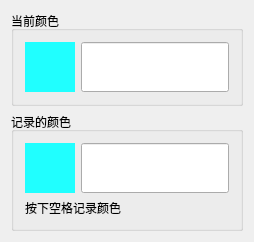
<?xml version="1.0" encoding="UTF-8"?>
<ui version="4.0">
 <class>Widget</class>
 <widget class="QWidget" name="Widget">
  <property name="geometry">
   <rect>
    <x>0</x>
    <y>0</y>
    <width>254</width>
    <height>235</height>
   </rect>
  </property>
  <property name="windowTitle">
   <string>Widget</string>
  </property>
  <layout class="QVBoxLayout" name="verticalLayout">
   <item>
    <widget class="QGroupBox" name="groupBox_2">
     <property name="title">
      <string>当前颜色</string>
     </property>
     <layout class="QHBoxLayout" name="horizontalLayout">
      <item>
       <widget class="QLabel" name="label_color">
        <property name="sizePolicy">
         <sizepolicy hsizetype="Fixed" vsizetype="Fixed">
          <horstretch>0</horstretch>
          <verstretch>0</verstretch>
         </sizepolicy>
        </property>
        <property name="minimumSize">
         <size>
          <width>50</width>
          <height>50</height>
         </size>
        </property>
        <property name="maximumSize">
         <size>
          <width>50</width>
          <height>50</height>
         </size>
        </property>
        <property name="autoFillBackground">
         <bool>false</bool>
        </property>
        <property name="styleSheet">
         <string notr="true">background-color: rgb(32, 255, 255);</string>
        </property>
        <property name="text">
         <string/>
        </property>
       </widget>
      </item>
      <item>
       <widget class="QLineEdit" name="lineEdit_RGB_now">
        <property name="minimumSize">
         <size>
          <width>0</width>
          <height>50</height>
         </size>
        </property>
        <property name="maximumSize">
         <size>
          <width>16777215</width>
          <height>50</height>
         </size>
        </property>
        <property name="font">
         <font>
          <pointsize>24</pointsize>
         </font>
        </property>
       </widget>
      </item>
     </layout>
    </widget>
   </item>
   <item>
    <widget class="QGroupBox" name="groupBox">
     <property name="title">
      <string>记录的颜色</string>
     </property>
     <layout class="QGridLayout" name="gridLayout_2">
      <item row="0" column="0">
       <widget class="QLabel" name="label_color_marked">
        <property name="sizePolicy">
         <sizepolicy hsizetype="Fixed" vsizetype="Fixed">
          <horstretch>0</horstretch>
          <verstretch>0</verstretch>
         </sizepolicy>
        </property>
        <property name="minimumSize">
         <size>
          <width>50</width>
          <height>50</height>
         </size>
        </property>
        <property name="maximumSize">
         <size>
          <width>50</width>
          <height>50</height>
         </size>
        </property>
        <property name="autoFillBackground">
         <bool>false</bool>
        </property>
        <property name="styleSheet">
         <string notr="true">background-color: rgb(32, 255, 255);</string>
        </property>
        <property name="text">
         <string/>
        </property>
       </widget>
      </item>
      <item row="0" column="1">
       <widget class="QLineEdit" name="lineEdit_RGB_marked">
        <property name="maximumSize">
         <size>
          <width>16777215</width>
          <height>50</height>
         </size>
        </property>
        <property name="font">
         <font>
          <pointsize>24</pointsize>
         </font>
        </property>
       </widget>
      </item>
      <item row="1" column="0" colspan="2">
       <widget class="QLabel" name="label">
        <property name="text">
         <string>按下空格记录颜色</string>
        </property>
       </widget>
      </item>
     </layout>
    </widget>
   </item>
  </layout>
 </widget>
 <layoutdefault spacing="6" margin="11"/>
 <resources/>
 <connections/>
</ui>
